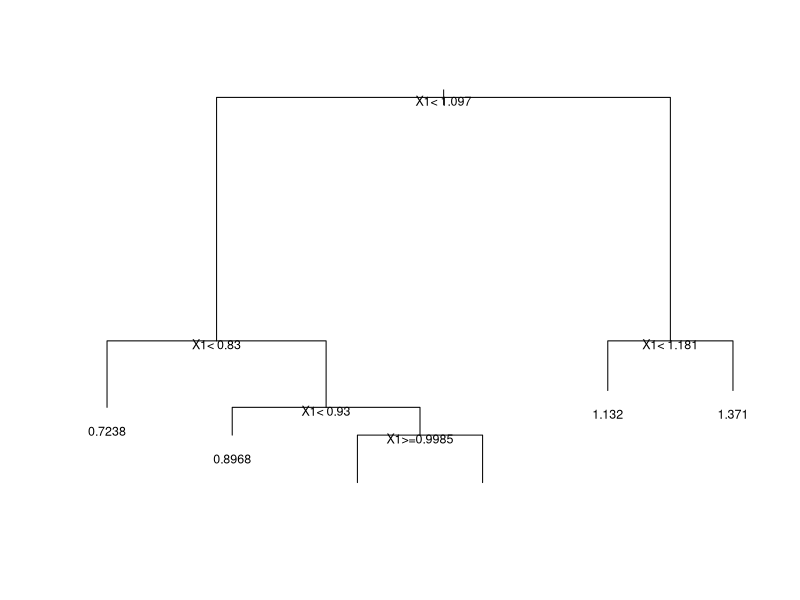
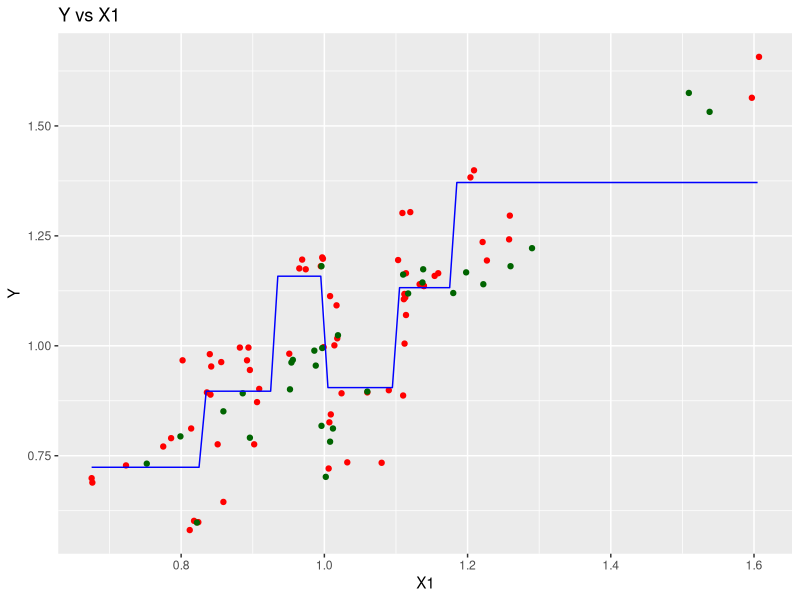
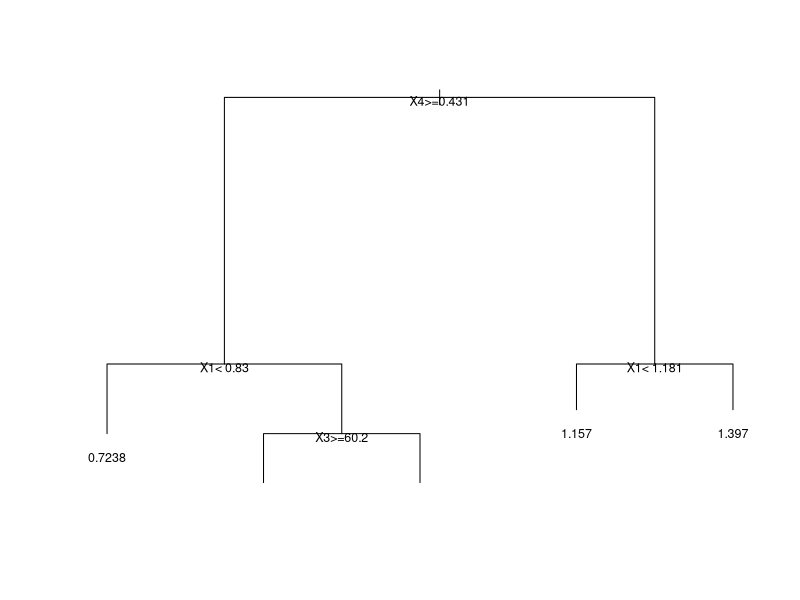
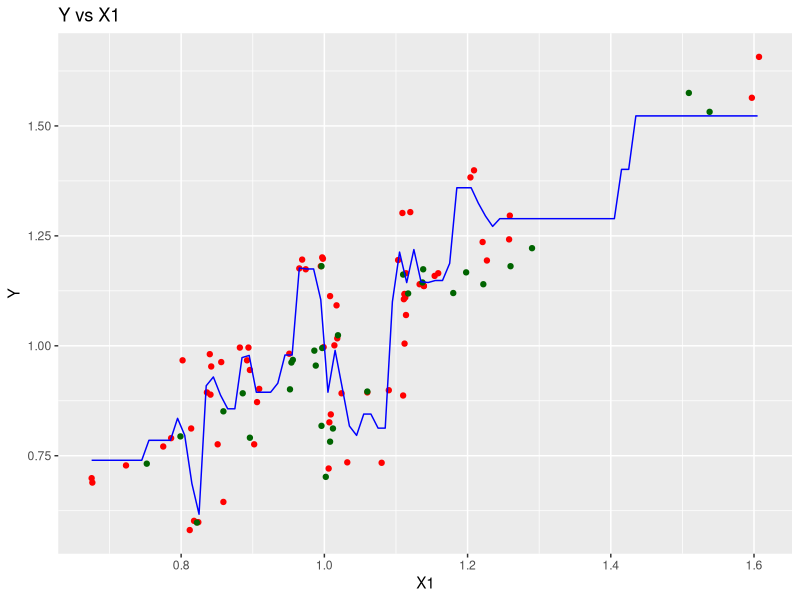

These figures' R source, in order: (Note: this script raises an error after producing the figures.)
## ---- chunk 1
knitr::opts_chunk$set(echo = TRUE)
## ---- chunk 2
f_train <- read.csv2('indeks_train.csv', header = TRUE, encoding = 'UNICOD')
f_test <- read.csv2('indeks_test.csv', header = TRUE, encoding = 'UNICOD')
## ---- chunk 3
# install.packages('rpart')
library(rpart)
dt <- rpart(Y ~ X1, f_train, control = rpart.control(minsplit = 20))
plot(dt)
text(dt, pos = 1, cex = .75, col = 1, font = 1)
## ---- chunk 4
p_dt <- predict(dt, f_test)

train_mse_dt <- sum((f_train$Y-predict(dt, f_train))^2) /length(f_train$Y)
test_mse_dt <- sum((f_test$Y-p_dt)^2)/length(p_dt)

train_mse_dt
test_mse_dt
## ---- chunk 5
library(ggplot2)
x_grid <- seq(min(f_train$X1), max(f_train$X1), 0.01)
ggplot() +
  geom_point(aes(f_train$X1, f_train$Y),colour = 'red') +
  geom_point(aes(f_test$X1, f_test$Y),colour = 'dark green') +
  geom_line(aes(x_grid, predict(dt, data.frame(X1 = x_grid))),colour = 'blue') +
  ggtitle('Y vs X1') +
  xlab('X1') +
  ylab('Y')
## ---- chunk 6
# install.packages('rpart')
library(rpart)
dt <- rpart(Y ~ t + X1 + X3 + X4, f_train, control = rpart.control(minsplit = 20))
plot(dt)
text(dt, pos = 1, cex = .75, col = 1, font = 1)
## ---- chunk 7
p_dt <- predict(dt, f_test)

train_mse_dt <- sum((f_train$Y-predict(dt, f_train))^2)/length(f_train$Y)
test_mse_dt <- sum((f_test$Y-p_dt)^2)/length(p_dt)

train_mse_dt
test_mse_dt
## ---- chunk 8
# install.packages('randomForest')
library(randomForest)
set.seed(1234)
rf = randomForest(x = f_train['X1'],
                         y = f_train$Y,
                         ntree = 5)
## ---- chunk 9
p_rf <- predict(rf, f_test)

train_mse_rf <- sum((f_train$Y-predict(rf, f_train))^2)/length(f_train$Y)
test_mse_rf <- sum((f_test$Y-p_rf)^2)/length(p_rf)

train_mse_rf
test_mse_rf
## ---- chunk 10
ggplot() +
  geom_point(aes(f_train$X1, f_train$Y),colour = 'red') +
  geom_point(aes(f_test$X1, f_test$Y),colour = 'dark green') +
  geom_line(aes(x_grid, predict(rf, data.frame(X1 = x_grid))),colour = 'blue') +
  ggtitle('Y vs X1') +
  xlab('X1') +
  ylab('Y')
## ---- chunk 11
fit <- read.csv2('indeks_fit.csv', header = TRUE, encoding = 'UNICOD')
fit$p_dt <- p_dt
fit$p_rf <- p_rf
head(fit)
write.csv2(fit[-1], file = "indeks_fit.csv")
